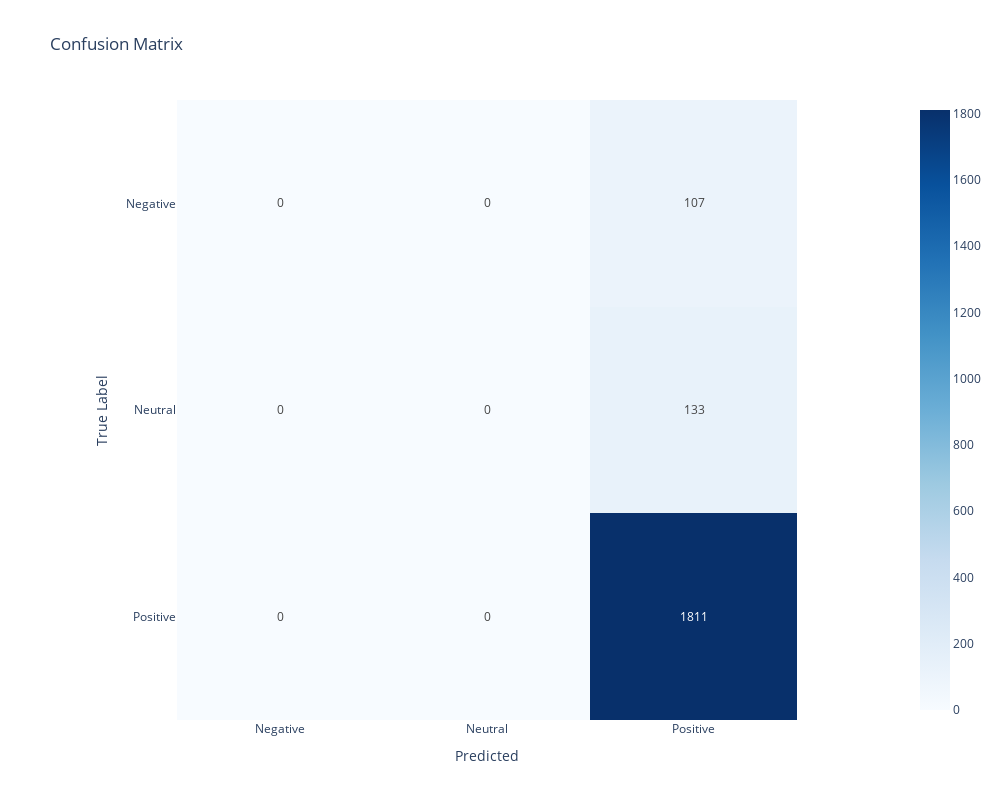

Source (notebook cell):
### Code cell
model.report(y_test, y_pred, class_labels)

### Figure 1 — Plotly figure (JSON) as saved in the notebook; plotly's stock layout.template omitted (floating-point values rounded to 4 significant figures)
{"data": [{"coloraxis": "coloraxis", "hovertemplate": "Predicted: %{x}<br>True Label: %{y}<br>color: %{z}<extra></extra>", "name": "0", "texttemplate": "%{z}", "type": "heatmap", "x": ["Negative", "Neutral", "Positive"], "xaxis": "x", "y": ["Negative", "Neutral", "Positive"], "yaxis": "y", "z": [[0, 0, 107], [0, 0, 133], [0, 0, 1811]]}], "layout": {"coloraxis": {"colorscale": [[0, "rgb(247,251,255)"], [0.125, "rgb(222,235,247)"], [0.25, "rgb(198,219,239)"], [0.375, "rgb(158,202,225)"], [0.5, "rgb(107,174,214)"], [0.625, "rgb(66,146,198)"], [0.75, "rgb(33,113,181)"], [0.875, "rgb(8,81,156)"], [1, "rgb(8,48,107)"]]}, "height": 800, "title": {"text": "Confusion Matrix"}, "width": 1000, "xaxis": {"anchor": "y", "constrain": "domain", "domain": [0, 1], "scaleanchor": "y", "title": {"text": "Predicted"}}, "yaxis": {"anchor": "x", "autorange": "reversed", "constrain": "domain", "domain": [0, 1], "title": {"text": "True Label"}}}}
